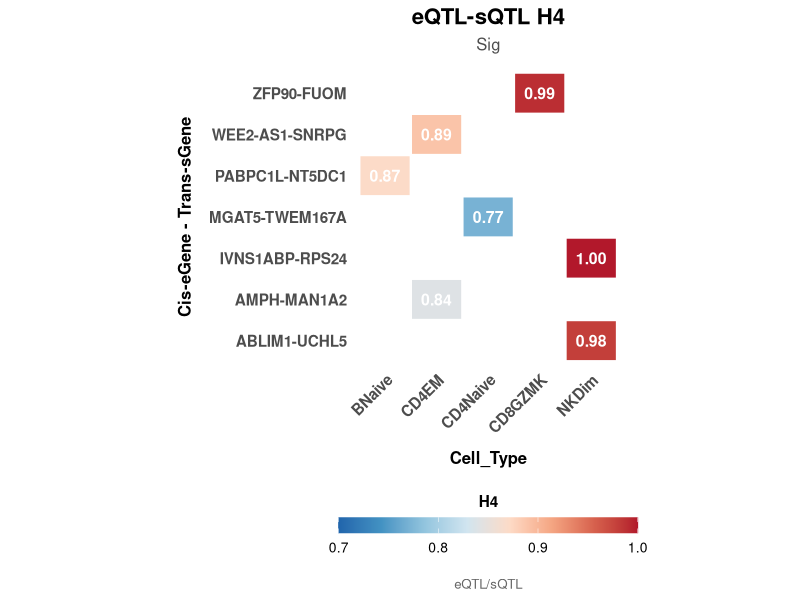
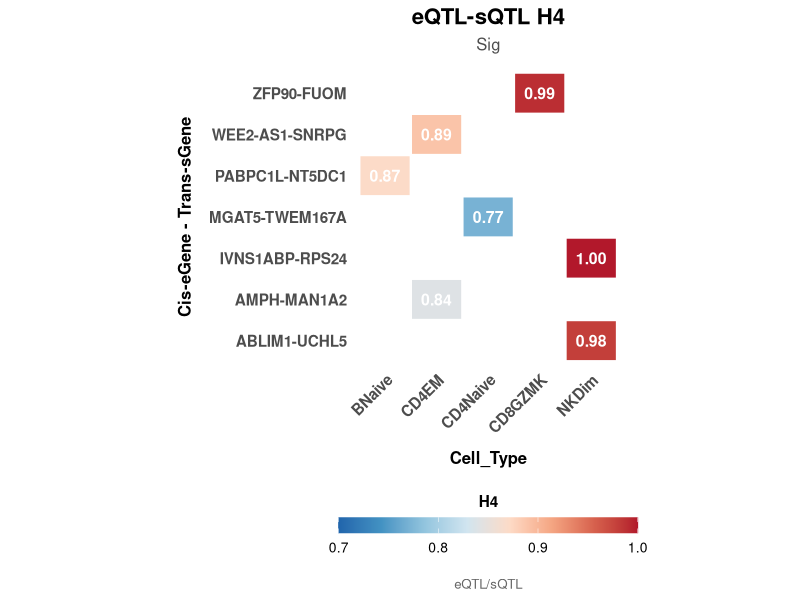

Here is the R script that generated these plots, in order:
library(ggplot2)
library(dplyr)
library(tidyr)

df <- data.frame(
  Cis_eGene = c("PABPC1L", "AMPH", "WEE2-AS1", "MGAT5", "ZFP90", "ABLIM1", "IVNS1ABP"),
  Trans_sGene = c("NT5DC1", "MAN1A2", "SNRPG", "TWEM167A", "FUOM", "UCHL5", "RPS24"),
  Cell_Type = c("BNaive", "CD4EM", "CD4EM", "CD4Naive", "CD8GZMK", "NKDim", "NKDim"),
  H4 = c(0.87, 0.84, 0.89, 0.77, 0.99, 0.98, 1.00)
)

heat_data <- df %>%
  mutate(Interaction = paste(Cis_eGene, Trans_sGene, sep = "-")) %>%
  select(Interaction, Cell_Type, H4)

ggplot(heat_data, aes(x = Cell_Type, y = Interaction)) +
  geom_tile(aes(fill = H4), color = "white", size = 0.8) +
  geom_text(aes(label = sprintf("%.2f", H4)), color = "white", size = 4, fontface = "bold") +
  scale_fill_gradientn(
    colors = c("#2166AC", "#4393C3", "#92C5DE", "#D1E5F0", "#FDDBC7", "#F4A582", "#D6604D", "#B2182B"),
    limits = c(0.7, 1.0),
    name = "H4",
    guide = guide_colorbar(
      barwidth = 15, 
      barheight = 0.8,
      title.position = "top",
      title.hjust = 0.5
    )
  ) +
  theme_minimal(base_size = 12) +
  theme(
    axis.text.x = element_text(angle = 45, hjust = 1, size = 11, face = "bold"),
    axis.text.y = element_text(size = 11, face = "bold"),
    axis.title.x = element_text(size = 12, face = "bold", margin = margin(t = 10)),
    axis.title.y = element_text(size = 12, face = "bold", margin = margin(r = 10)),
    panel.grid = element_blank(),
    legend.position = "bottom",
    legend.title = element_text(face = "bold", size = 11),
    legend.text = element_text(size = 10),
    plot.title = element_text(face = "bold", hjust = 0.5, size = 16),
    plot.subtitle = element_text(hjust = 0.5, color = "gray30", margin = margin(b = 10)),
    plot.caption = element_text(color = "gray40", hjust = 0.5, margin = margin(t = 10))
  ) +
  labs(
    x = "Cell_Type",
    y = "Cis-eGene - Trans-sGene",
    title = "eQTL-sQTL H4",
    subtitle = "Sig",
    caption = "eQTL/sQTL"
  ) +
  coord_fixed(ratio = 0.8)


 ggsave("eqtl_sqtl_heatmap.pdf", width = 12, height = 8, dpi = 300)
